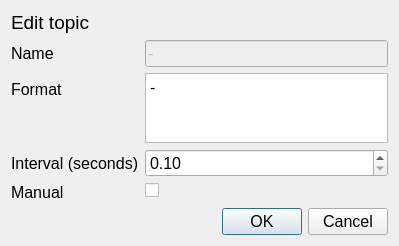
<?xml version="1.0" encoding="UTF-8"?>
<ui version="4.0">
 <class>EditTopicDialog</class>
 <widget class="QDialog" name="EditTopicDialog">
  <property name="geometry">
   <rect>
    <x>0</x>
    <y>0</y>
    <width>399</width>
    <height>216</height>
   </rect>
  </property>
  <property name="font">
   <font>
    <pointsize>12</pointsize>
   </font>
  </property>
  <property name="windowTitle">
   <string>Edit topic</string>
  </property>
  <layout class="QVBoxLayout" name="verticalLayout_2">
   <item>
    <layout class="QVBoxLayout" name="verticalLayout">
     <item alignment="Qt::AlignTop">
      <widget class="QLabel" name="label">
       <property name="font">
        <font>
         <pointsize>14</pointsize>
        </font>
       </property>
       <property name="text">
        <string>Edit topic</string>
       </property>
      </widget>
     </item>
     <item>
      <layout class="QFormLayout" name="formLayout">
       <item row="0" column="0">
        <widget class="QLabel" name="name_lbl">
         <property name="text">
          <string>Name</string>
         </property>
        </widget>
       </item>
       <item row="1" column="0">
        <widget class="QLabel" name="format_lbl">
         <property name="text">
          <string>Format</string>
         </property>
        </widget>
       </item>
       <item row="2" column="0">
        <widget class="QLabel" name="interval_lbl">
         <property name="text">
          <string>Interval (seconds)</string>
         </property>
        </widget>
       </item>
       <item row="2" column="1">
        <widget class="QDoubleSpinBox" name="interval_spin_box">
         <property name="toolTip">
          <string>Interval of incoming data</string>
         </property>
         <property name="minimum">
          <double>0.100000000000000</double>
         </property>
         <property name="maximum">
          <double>60.000000000000000</double>
         </property>
         <property name="singleStep">
          <double>0.500000000000000</double>
         </property>
         <property name="value">
          <double>0.100000000000000</double>
         </property>
        </widget>
       </item>
       <item row="0" column="1">
        <widget class="QLineEdit" name="name_line_edit">
         <property name="enabled">
          <bool>false</bool>
         </property>
         <property name="toolTip">
          <string/>
         </property>
         <property name="text">
          <string>-</string>
         </property>
        </widget>
       </item>
       <item row="3" column="1">
        <widget class="QCheckBox" name="manual_check_box">
         <property name="toolTip">
          <string>If checked, the data will be automatically send every &lt;interval&gt; seconds</string>
         </property>
         <property name="text">
          <string/>
         </property>
         <property name="checked">
          <bool>false</bool>
         </property>
        </widget>
       </item>
       <item row="3" column="0">
        <widget class="QLabel" name="manual_lbl">
         <property name="text">
          <string>Manual</string>
         </property>
        </widget>
       </item>
       <item row="1" column="1">
        <widget class="QPlainTextEdit" name="format_text_edit">
         <property name="plainText">
          <string>-</string>
         </property>
        </widget>
       </item>
      </layout>
     </item>
    </layout>
   </item>
   <item>
    <widget class="QDialogButtonBox" name="buttonBox">
     <property name="orientation">
      <enum>Qt::Horizontal</enum>
     </property>
     <property name="standardButtons">
      <set>QDialogButtonBox::Cancel|QDialogButtonBox::Ok</set>
     </property>
    </widget>
   </item>
  </layout>
 </widget>
 <resources/>
 <connections>
  <connection>
   <sender>buttonBox</sender>
   <signal>accepted()</signal>
   <receiver>EditTopicDialog</receiver>
   <slot>accept()</slot>
   <hints>
    <hint type="sourcelabel">
     <x>248</x>
     <y>254</y>
    </hint>
    <hint type="destinationlabel">
     <x>157</x>
     <y>274</y>
    </hint>
   </hints>
  </connection>
  <connection>
   <sender>buttonBox</sender>
   <signal>rejected()</signal>
   <receiver>EditTopicDialog</receiver>
   <slot>reject()</slot>
   <hints>
    <hint type="sourcelabel">
     <x>316</x>
     <y>260</y>
    </hint>
    <hint type="destinationlabel">
     <x>286</x>
     <y>274</y>
    </hint>
   </hints>
  </connection>
 </connections>
</ui>
